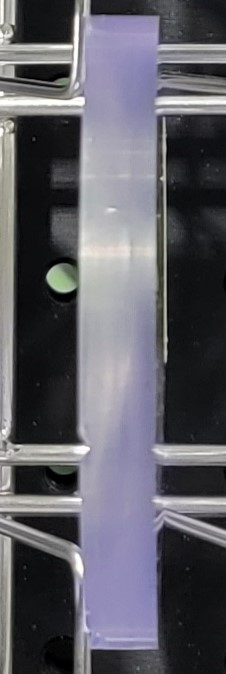
#> input picture data/master_image/master_1.jpg, 226 x 674 px, given in place of master_1_edit.jpg, which was not available
$ python master_edge_extraction.py
#> lines starting #> are read from the running program, lines starting #| are printed output that depends on the picture; after the words box and inside, x2 and y2 are one past the last pixel; in counts of white or black regions, pixels touching at a corner belong together; pictures that were not available may be replaced by others from this repository, and a replacement may not be noted
import cv2
import numpy as np
import os

# Paths
master_image_path = 'data/master_image/master_1_edit.jpg'  # Adjust if needed
master_edge_path = './master_edge.png'  # Save here

# Load master image
master_img = cv2.imread(master_image_path)
#> master_img is the input picture: shape (674, 226, 3); mean B, G, R 101, 93, 93.9

if master_img is None:
    raise FileNotFoundError(f"Master image not found at {master_image_path}")

# Convert to grayscale
gray = cv2.cvtColor(master_img, cv2.COLOR_BGR2GRAY)
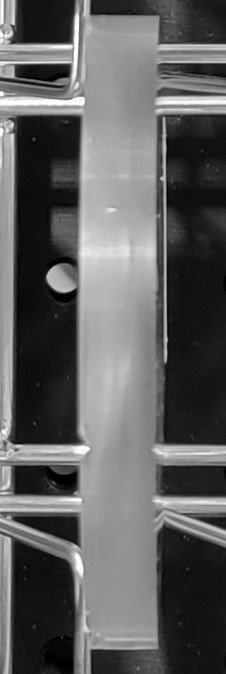
#> gray: shape (674, 226); min 0, max 255, mean 94.2

# Apply Gaussian Blur to reduce noise
blurred = cv2.GaussianBlur(gray, (5, 5), 0)

# Apply Canny edge detector
edges = cv2.Canny(blurred, 50, 150)
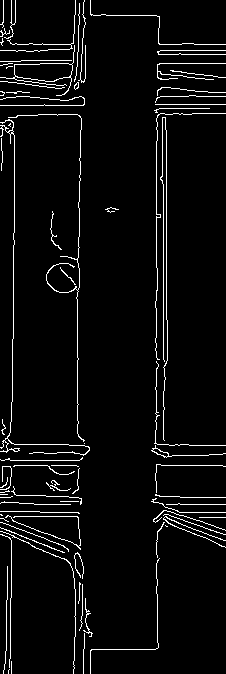
#> edges: shape (674, 226); 4.6% white in thin lines or dots

# Save edge image
os.makedirs(os.path.dirname(master_edge_path), exist_ok=True)
cv2.imwrite(master_edge_path, edges)

# Find contours in the master edge image
contours, _ = cv2.findContours(edges.copy(), cv2.RETR_EXTERNAL, cv2.CHAIN_APPROX_SIMPLE)
#> contours = 77 contours, 72 with area under 20; largest, box (x1, y1, x2, y2) and area: (0, 45, 75, 96) 872, (151, 445, 226, 458) 70, (0, 119, 90, 456) 68, (8, 114, 85, 442) 34, (74, 82, 79, 90) 20

# Optional: Draw detected contours for checking
contour_preview = cv2.cvtColor(edges, cv2.COLOR_GRAY2BGR)
#> contour_preview: shape (674, 226, 3); 4.6% white in thin lines or dots
cv2.drawContours(contour_preview, contours, -1, (0, 255, 0), 1)
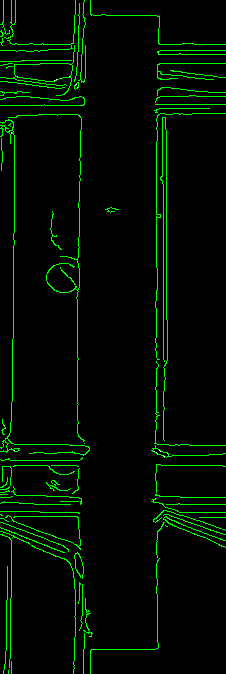
#> contour_preview: shape (674, 226, 3); mean B, G, R 0, 11.8, 0

# Resize for display
scale_percent = 50
w = int(contour_preview.shape[1] * scale_percent / 100)
#> w = 113
h = int(contour_preview.shape[0] * scale_percent / 100)
#> h = 337
contour_preview_display = cv2.resize(contour_preview, (w, h))
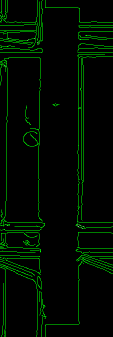
#> contour_preview_display: shape (337, 113, 3); mean B, G, R 0, 11.9, 0

# Show result
cv2.imshow('Master Edges and Contours', contour_preview_display)
cv2.waitKey(0)
cv2.destroyAllWindows()

print(f"Master edge model saved at {master_edge_path}")
